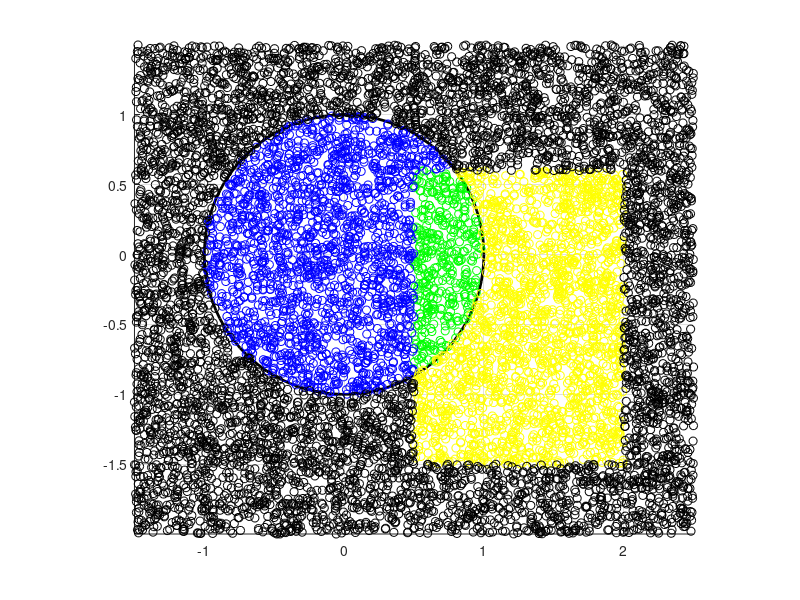

MATLAB code to generate this figure:
clear;clf;hold on
n = 10000
xn = (rand(n,1)-0.5)*4 + 0.5;
yn = -3.5*rand(n,1) + 1.5;

% draw circle
theta = linspace(0, 2*pi, 100);
x = cos(theta);
y = sin(theta);
plot(x,y,'k','linewidth',2)

% define rectangle
Uy = 0.6;Dy=-1.5;Lx=0.5;Rx=2;

% in circle and rectangle
count1=0;
% in circle, not in rectangle
count2=0;
% not in circle, but in rectangle
count3=0;
% not in circle, and not in rectangle
count4=0;

for i = 1:n
  if sqrt(xn(i)^2 + yn(i)^2) <= 1
    if xn(i)>=Lx && xn(i)<=Rx && yn(i)<=Uy && yn(i)>=Dy
      count1 = count1+1;
      case1x(count1) = xn(i);
      case1y(count1) = yn(i);
    else
      count2 = count2+1;
      case2x(count2) = xn(i);
      case2y(count2) = yn(i);
    endif
  else
    if xn(i)>=Lx && xn(i)<=Rx && yn(i)<=Uy && yn(i)>=Dy
      count3 = count3+1;
      case3x(count3) = xn(i);
      case3y(count3) = yn(i);
    else
      count4 = count4+1;
      case4x(count4) = xn(i);
      case4y(count4) = yn(i);
    endif
  endif
end

plot(case1x, case1y,'go')
plot(case2x, case2y,'bo')
plot(case3x, case3y,'yo')
plot(case4x, case4y,'ko')

axis image; grid on

rate = count1/(count1+count3);
S = (Rx-Lx)*(Uy-Dy);
Area = S * rate

p = 0.3;
q = 0.6+sqrt(0.75);
theta = 2*asin(0.5*sqrt(p^2+q^2))
pq = p*q
inside = (p^2+q^2)*(1-0.25*sqrt(p^2+q^2))
middle = pq+theta-sqrt(inside)
exact = 0.5*(middle)

% Question: my "exact" is 0.4733, not 0.56884, why?
